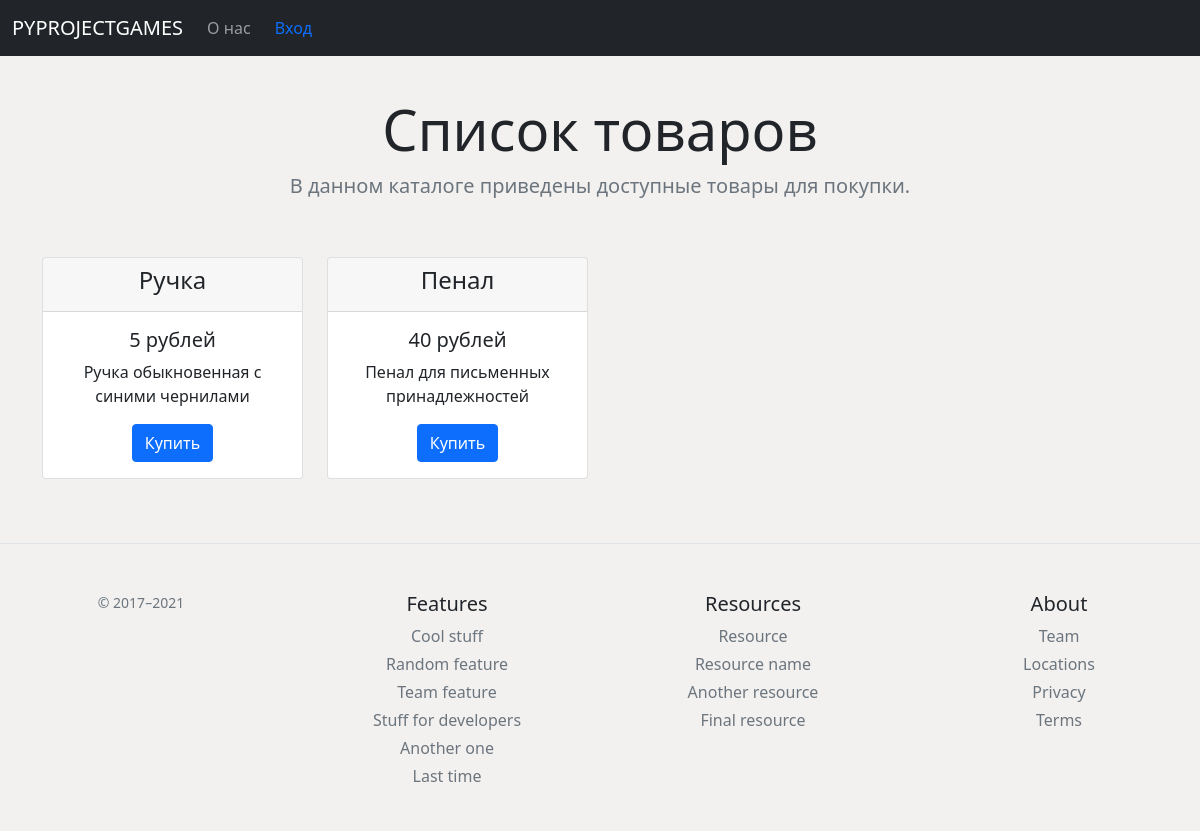
Page /home on the earlier database version.
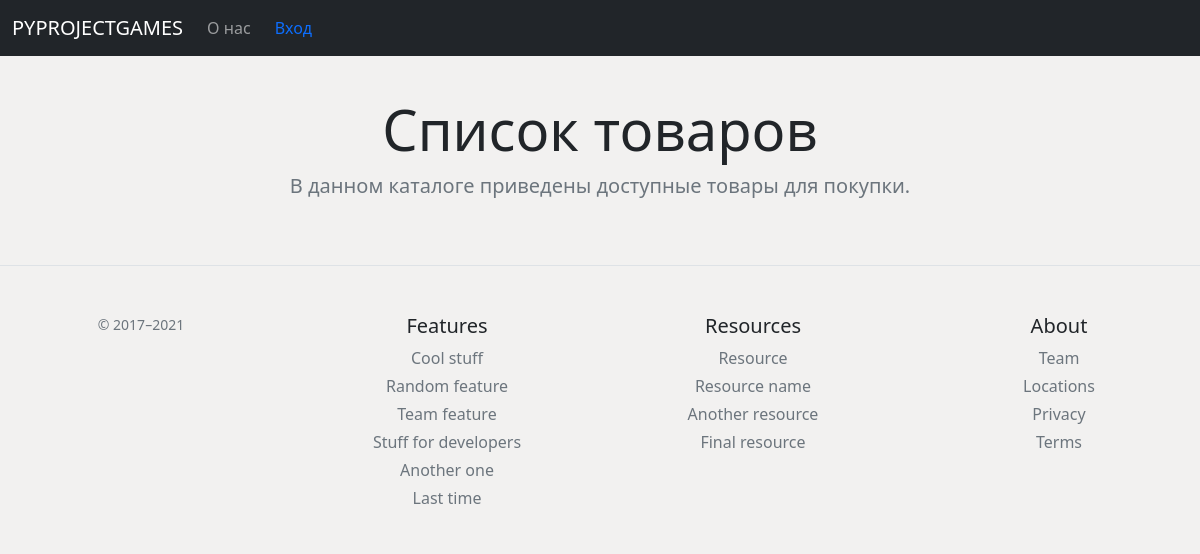
Same page on the later database version.
### new/models.py (models this page shows, shortened)
class Item(db.Model):
    id = db.Column(db.Integer, primary_key=True)
    title = db.Column(db.String, nullable=False)
    price = db.Column(db.Integer, nullable=False)
    isActive = db.Column(db.Boolean, default=True)
    text = db.Column(db.String(250), nullable=False)

### new/routes.py (the view)
@app.route('/home')
def index():
    items = Item.query.order_by(Item.price).all()
    try:
        return render_template('index.html', data=items, user=session['login'])
    except:
        return render_template('index.html', data=items, user='')

### new/routes.py (called while the page is built)
@app.after_request
def redirect_to_singing(response):
    if response.status_code == 401:
        return redirect(url_for('logins') + '?next=' + request.url)
    else:
        return response

### new/templates/index.html (shortened to what this page needs)
{% extends 'base.html' %}
{% block body %}
<div class="pricing-header p-3 pb-md-4 mx-auto text-center">
    <h1 class="display-4 fw-normal">Список товаров</h1>
    <p class="fs-5 text-muted">В данном каталоге приведены доступные товары для покупки.</p>
</div>
 <div class="container">
    <div class="row row-cols-1 row-cols-md-4 g-4">
        {% for i in data %}
      <div class="col py-3">
        <div class="card h-100" >
          <div class="card-header">
            <h4>{{ i.title }}</h4>
          </div>
          <div class="card-body">
           <h5 class="card-title">{{ i.price }} рублей</h5>
            <p class="card-text text-clip">{{ i.text }}</p>
           <a href="/buy" class="btn btn-primary">Купить</a>
         </div>
        </div>
      </div>
{% endfor %}
  </div>
 </div>
{% endblock %}

### new/templates/base.html (shortened to what this page needs)
<!DOCTYPE html>
<html lang="ru" prefix="og: http://ogp.me/ns#"><head>
<link rel="stylesheet" href="https://stackpath.bootstrapcdn.com/bootstrap/5.0.0-alpha1/css/bootstrap.min.css">
<link rel="stylesheet" href="https://bootstrap5.ru/css/docs.css">
    <link href="static/css/navbar-top.css" rel="stylesheet"></head>
<body class="text-center">
<nav class="navbar navbar-expand-md navbar-dark bg-dark mb-4">
  <div class="container-fluid">
    <a class="navbar-brand" href="/home">PYPROJECTGAMES</a>
    <div class="collapse navbar-collapse" id="navbarCollapse">
      <ul class="navbar-nav mr-auto mb-2 mb-md-0">
        {% if user == session['login'] %}
        <li class="nav-item active">
          <a class="nav-link" aria-current="page" href="/about">О нас</a>
        </li>
        <li class="nav-item">
          <a class="nav-link" href="/create">Добавить товар</a>
        </li>
        {% else %}
        <li class="nav-item active">
          <a class="nav-link" aria-current="page" href="/about">О нас</a>
        </li>
        {% endif %}
      </ul>
      <form class="d-flex justify-content-center">
        {% if user == session['login'] %}
        <a class="nav-link" aria-current="page" href="/profile">{{ user }}</a>
        {% else %}
        <a class="nav-link" aria-current="page" href="/login">Вход</a>
        {% endif %}
      </form>
    </div>
  </div>
</nav>
{% block body %}{% endblock %}
<div>
  <footer class="pt-4 my-md-5 pt-md-5 border-top">
    <div class="row">
      <div class="col-12 col-md">
        <small class="d-block mb-3 text-muted">© 2017–2021</small>
      </div>
      <div class="col-6 col-md">
        <h5>Features</h5>
        <ul class="list-unstyled text-small">
          <li class="mb-1"><a class="link-secondary text-decoration-none" href="#">Cool stuff</a></li>
          <li class="mb-1"><a class="link-secondary text-decoration-none" href="#">Random feature</a></li>
          <li class="mb-1"><a class="link-secondary text-decoration-none" href="#">Team feature</a></li>
          <li class="mb-1"><a class="link-secondary text-decoration-none" href="#">Stuff for developers</a></li>
          <li class="mb-1"><a class="link-secondary text-decoration-none" href="#">Another one</a></li>
          <li class="mb-1"><a class="link-secondary text-decoration-none" href="#">Last time</a></li>
        </ul>
      </div>
      <div class="col-6 col-md">
        <h5>Resources</h5>
        <ul class="list-unstyled text-small">
          <li class="mb-1"><a class="link-secondary text-decoration-none" href="#">Resource</a></li>
          <li class="mb-1"><a class="link-secondary text-decoration-none" href="#">Resource name</a></li>
          <li class="mb-1"><a class="link-secondary text-decoration-none" href="#">Another resource</a></li>
          <li class="mb-1"><a class="link-secondary text-decoration-none" href="#">Final resource</a></li>
        </ul>
      </div>
      <div class="col-6 col-md">
        <h5>About</h5>
        <ul class="list-unstyled text-small">
          <li class="mb-1"><a class="link-secondary text-decoration-none" href="#">Team</a></li>
          <li class="mb-1"><a class="link-secondary text-decoration-none" href="#">Locations</a></li>
          <li class="mb-1"><a class="link-secondary text-decoration-none" href="#">Privacy</a></li>
          <li class="mb-1"><a class="link-secondary text-decoration-none" href="#">Terms</a></li>
        </ul>
      </div>
    </div>
  </footer>
</div>
</body>
</html>

### new/static/css/navbar-top.css (style rules this page uses)
body { min-height: 75rem; }

### new/templates/base.html (style rules this page uses)
body { background-color: #f2f1f0; }

Differences in the rows shown:
removed Item: title "Ручка", price "5", text "Ручка обыкновенная с синими чернилами"
removed Item: title "Пенал", price "40", text "Пенал для письменных принадлежностей"
